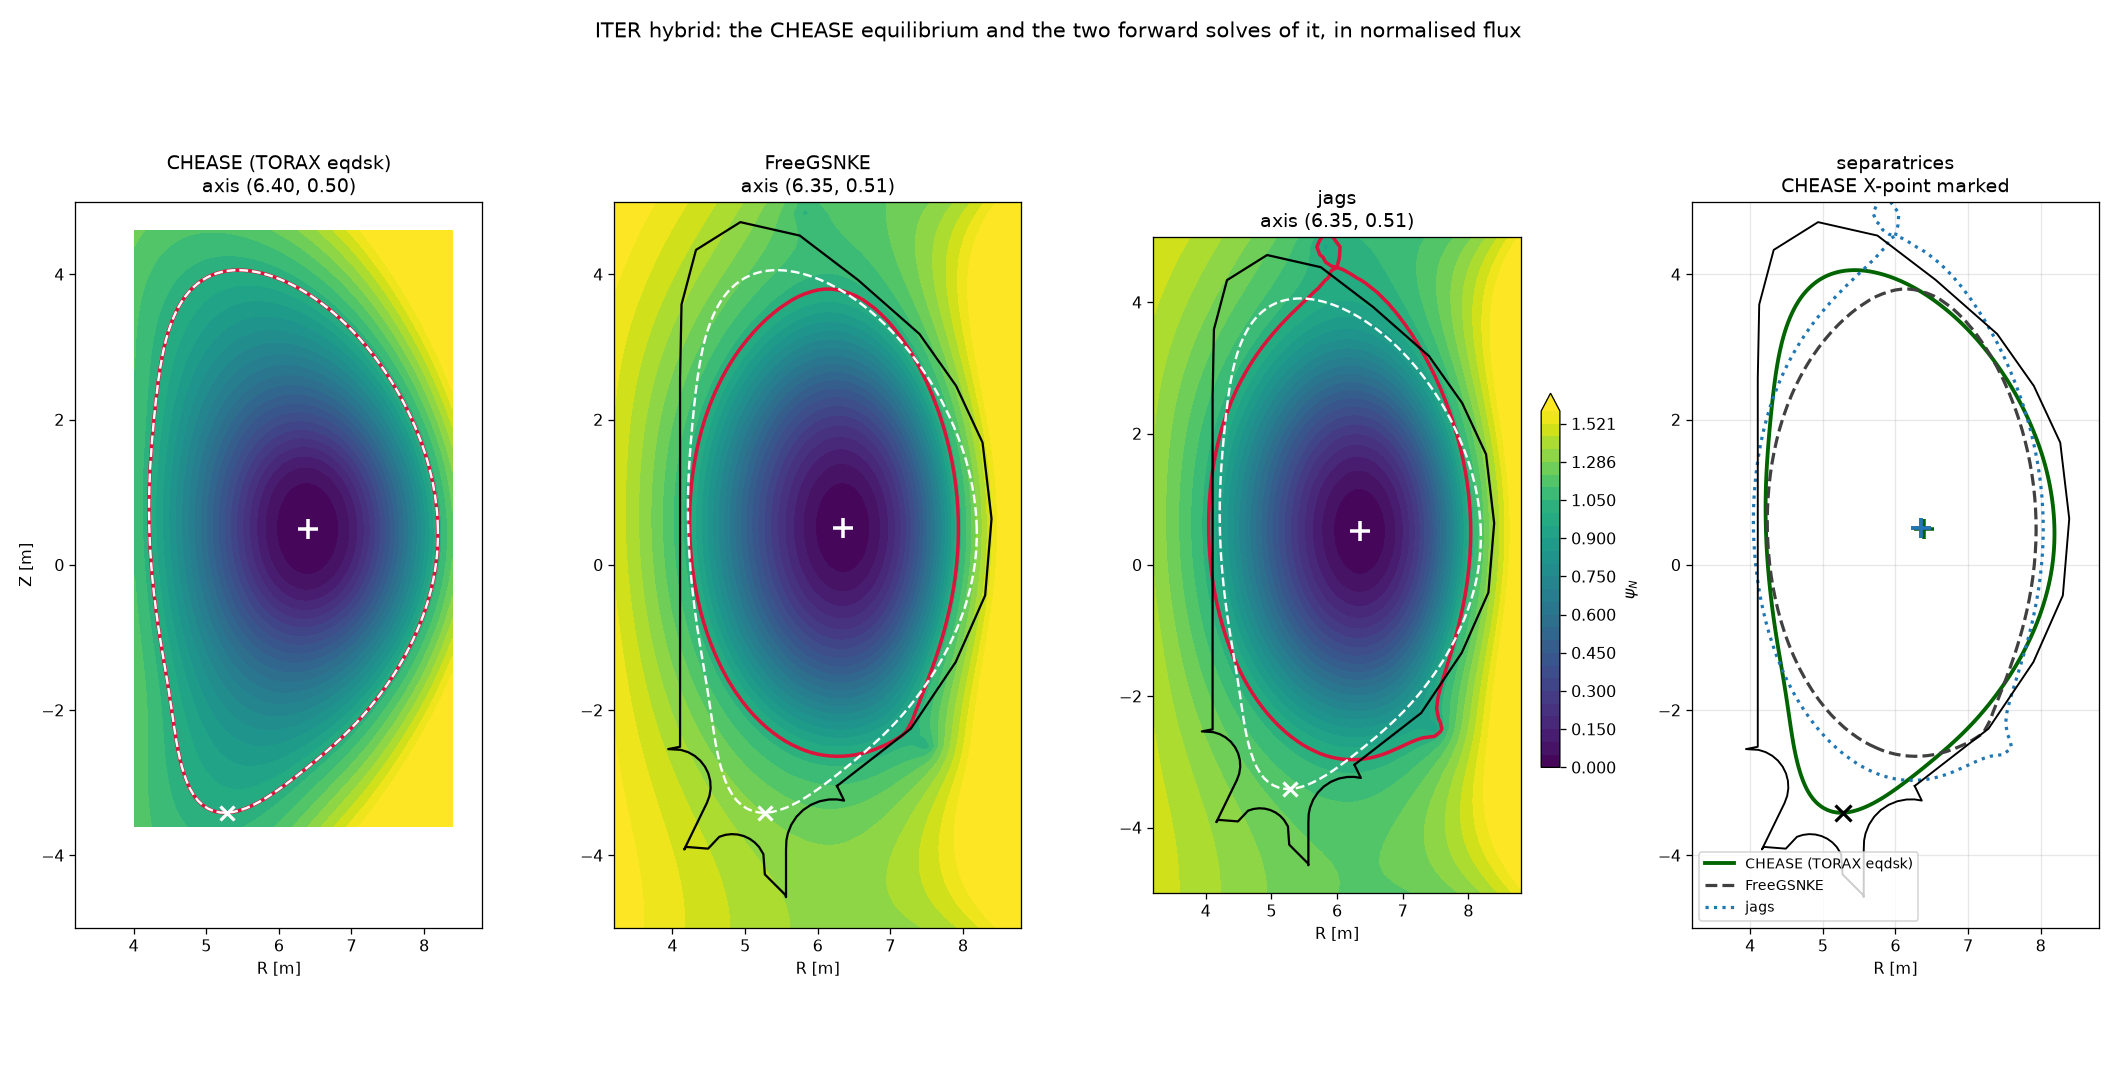

Here is the Python script that generated this plot:
"""Plot the three ITER equilibria side by side.

* CHEASE     TORAX's ``iterhybrid_cocos11.eqdsk`` -- the equilibrium the shape
             target was taken from, and the one TORAX normally runs on.
* FreeGSNKE  the forward solve from ``iter_inverse.py``.
* jags       the forward solve from ``iter_compare.py``, same grid, same vacuum
             flux, same Topeol coefficients.

All three are drawn in normalised flux, ``(psi - psi_axis) / (psi_bndry -
psi_axis)``, so they share a colour scale and the shapes can be read against
each other directly -- the raw psi values do not agree in offset or sign
convention and would show nothing.

The CHEASE separatrix is drawn on all three panels, which is what makes the
stage 1 caveat visible: the two solves reproduce each other closely and neither
reproduces CHEASE.

Usage:
    PYTHONPATH=. .venv/bin/python scripts/iter_equilibria.py [out.png]
"""

import pathlib
import sys

import numpy as np

import matplotlib  # noqa: E402

matplotlib.use("Agg")
import matplotlib.pyplot as plt  # noqa: E402

HERE = pathlib.Path(__file__).resolve().parent
# psi_N contours: inside the plasma, then a few outside to show the legs.
LEVELS = np.concatenate([np.linspace(0.0, 1.0, 21), np.linspace(1.05, 1.6, 8)])


def load():
    t = np.load(HERE / "iter_target.npz")
    cases = [(
        "CHEASE (TORAX eqdsk)",
        np.asarray(t["map_R"]), np.asarray(t["map_Z"]), np.asarray(t["map_psi"]),
        float(t["map_psi_axis"]), float(t["map_psi_bndry"]),
        (float(t["R_axis"]), float(t["Z_axis"])), None,
    )]

    def grid_of(d):
        return (np.linspace(float(d["Rmin"]), float(d["Rmax"]), int(d["nR"])),
                np.linspace(float(d["Zmin"]), float(d["Zmax"]), int(d["nZ"])))

    f = np.load(HERE / "case_iter.npz", allow_pickle=True)
    R, Z = grid_of(f)
    lim = np.stack([f["limiter_R"], f["limiter_Z"]], axis=-1)
    cases.append((
        "FreeGSNKE", R, Z, np.asarray(f["psi"]),
        float(f["psi_axis"]), float(f["psi_bndry"]),
        tuple(np.asarray(f["opt"])[0][:2]), lim,
    ))

    j_path = HERE / "case_iter_jags.npz"
    if j_path.exists():
        j = np.load(j_path)
        R, Z = grid_of(j)
        cases.append((
            "jags", R, Z, np.asarray(j["psi"]),
            float(j["psi_axis"]), float(j["psi_bndry"]),
            (float(j["R_axis"]), float(j["Z_axis"])), lim,
        ))
    else:
        print(f"{j_path} not found -- run iter_compare.py; plotting without jags")
    return t, cases


def main(out_path=None):
    out_path = out_path or HERE / "iter_equilibria.png"
    t, cases = load()
    tR, tZ = np.asarray(t["lcfs_R"]), np.asarray(t["lcfs_Z"])
    Rx, Zx = float(t["Rx"]), float(t["Zx"])

    fig, axes = plt.subplots(1, len(cases) + 1, figsize=(4.6 * (len(cases) + 1), 9.5))
    fig.suptitle("ITER hybrid: the CHEASE equilibrium and the two forward solves "
                 "of it, in normalised flux", fontsize=13, y=0.98)

    for ax, (name, R, Z, psi, pa, pb, axis, lim) in zip(axes, cases):
        # .T because matplotlib wants C[j, i] for (X[i], Y[j]) while jags and
        # the eqdsk both store psi[R_i, Z_j]. With a square grid the wrong one
        # plots happily and silently, as the transpose of the truth.
        pn = ((psi - pa) / (pb - pa)).T
        im = ax.contourf(R, Z, pn, levels=LEVELS, cmap="viridis", extend="max")
        ax.contour(R, Z, pn, levels=[1.0], colors="crimson", linewidths=2.2)
        ax.plot(tR, tZ, "--", color="w", lw=1.5)
        ax.plot(*axis, "w+", ms=13, mew=2.2)
        ax.plot(Rx, Zx, "wx", ms=9, mew=2.0)
        if lim is not None:
            closed = np.concatenate([lim, lim[:1]], axis=0)
            ax.plot(closed[:, 0], closed[:, 1], "k-", lw=1.4)
        ax.set_title(f"{name}\naxis ({axis[0]:.2f}, {axis[1]:.2f})")
        ax.set_xlabel("R [m]")
        ax.set_aspect("equal")
        ax.set_xlim(3.2, 8.8), ax.set_ylim(-5.0, 5.0)
    axes[0].set_ylabel("Z [m]")
    plt.colorbar(im, ax=axes[len(cases) - 1], label=r"$\psi_N$", fraction=0.046)

    ax = axes[-1]
    styles = [("CHEASE (TORAX eqdsk)", "darkgreen", "-", 2.4),
              ("FreeGSNKE", "0.25", "--", 2.0), ("jags", "C0", ":", 2.0)]
    for (name, R, Z, psi, pa, pb, axis, lim), (_, c, ls, lw) in zip(cases, styles):
        pn = ((psi - pa) / (pb - pa)).T
        ax.contour(R, Z, pn, levels=[1.0], colors=c, linewidths=lw, linestyles=ls)
        # a proxy artist for the legend: contour sets are not legend handles,
        # and .collections was removed in matplotlib 3.8
        ax.plot([], [], color=c, ls=ls, lw=lw, label=name)
        ax.plot(*axis, "+", color=c, ms=13, mew=2.2)
    if cases[-1][7] is not None:
        closed = np.concatenate([cases[-1][7], cases[-1][7][:1]], axis=0)
        ax.plot(closed[:, 0], closed[:, 1], "k-", lw=1.2)
    ax.plot(Rx, Zx, "kx", ms=10, mew=2.0)
    ax.set_title("separatrices\nCHEASE X-point marked")
    ax.set_xlabel("R [m]"), ax.set_aspect("equal")
    ax.set_xlim(3.2, 8.8), ax.set_ylim(-5.0, 5.0)
    ax.grid(alpha=0.3), ax.legend(fontsize=9, loc="lower left")

    fig.tight_layout()
    fig.savefig(out_path, dpi=115)
    print(f"wrote {out_path}")


if __name__ == "__main__":
    main(sys.argv[1] if len(sys.argv) > 1 else None)
